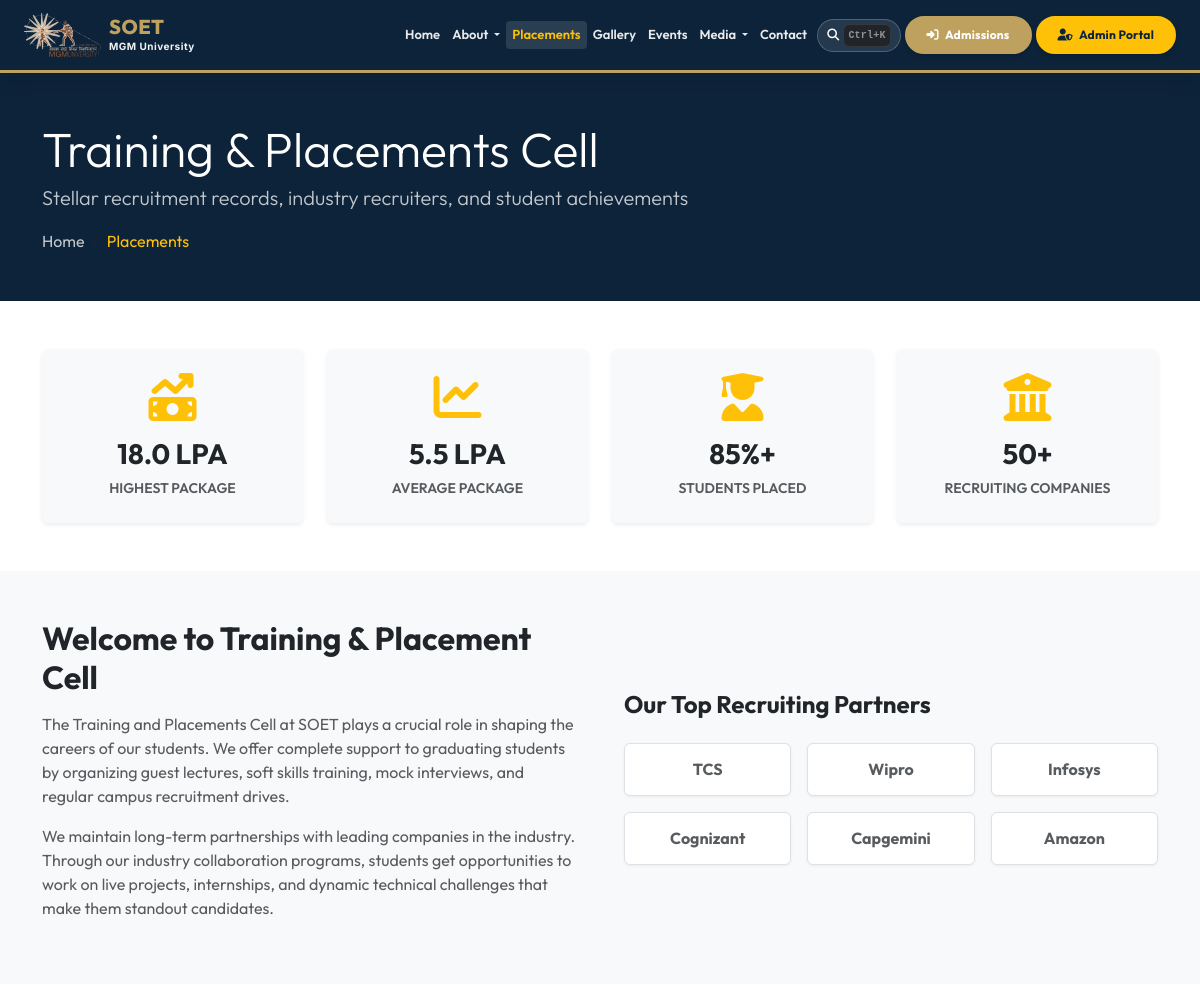
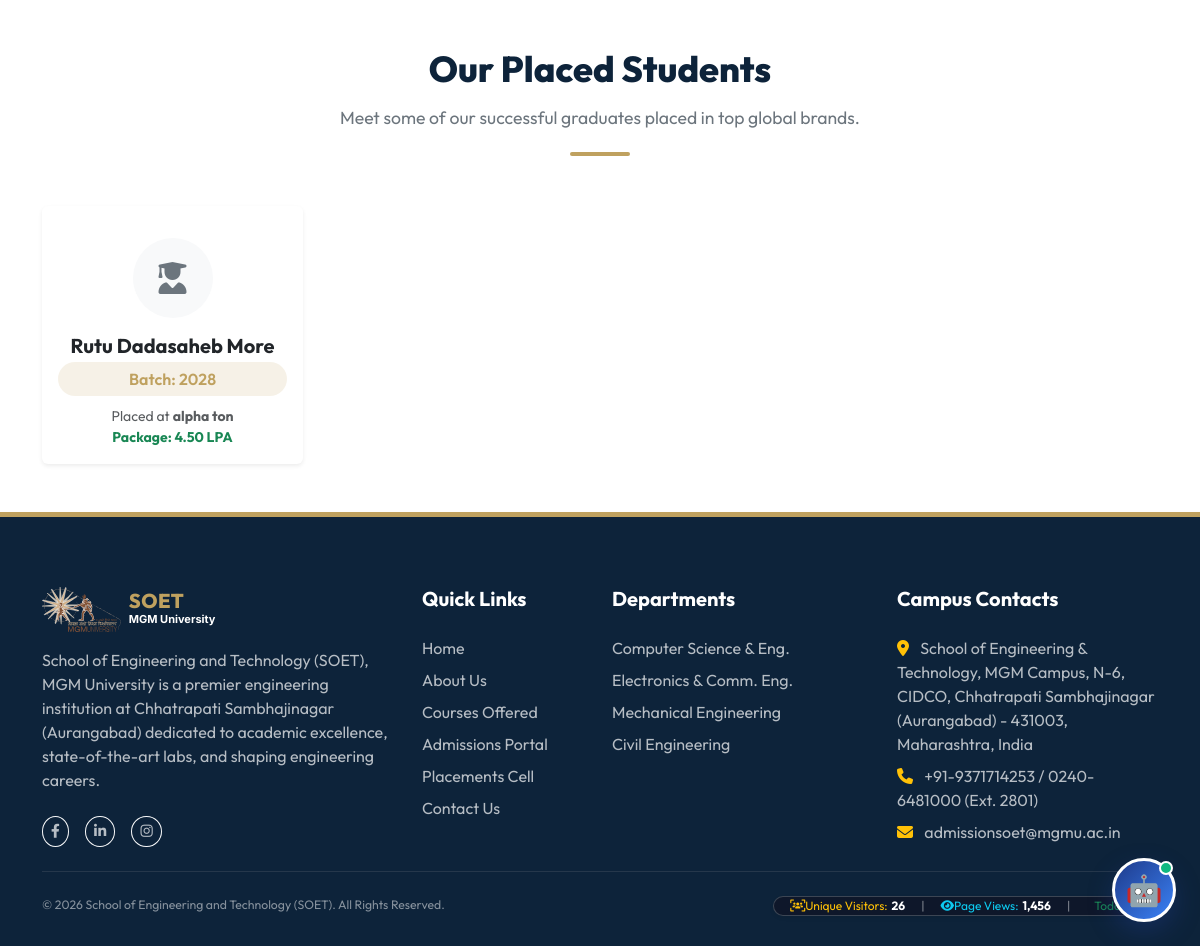
Page /placements.php on the committed database (2 pictures, top to bottom).
### tables this page shows
CREATE TABLE `navigation_menu` (
  `id` int(11) NOT NULL AUTO_INCREMENT,
  `title` varchar(100) NOT NULL,
  `url` varchar(255) NOT NULL,
  `target` varchar(20) DEFAULT '_self',
  `icon` varchar(50) DEFAULT NULL,
  `parent_id` int(11) DEFAULT NULL,
  `sort_order` int(11) DEFAULT 0,
  `is_active` tinyint(1) DEFAULT 1,
  `is_system` tinyint(1) DEFAULT 0,
  `created_at` timestamp NOT NULL DEFAULT current_timestamp(),
  `updated_at` timestamp NOT NULL DEFAULT current_timestamp() ON UPDATE current_timestamp(),
  PRIMARY KEY (`id`),
  KEY `parent_id` (`parent_id`),
  CONSTRAINT `navigation_menu_ibfk_1` FOREIGN KEY (`parent_id`) REFERENCES `navigation_menu` (`id`) ON DELETE CASCADE
);

CREATE TABLE `placements` (
  `id` int(11) NOT NULL AUTO_INCREMENT,
  `student_name` varchar(100) NOT NULL,
  `department_id` int(11) NOT NULL,
  `course_id` int(11) NOT NULL,
  `company_name` varchar(100) NOT NULL,
  `package_lpa` decimal(5,2) NOT NULL,
  `placement_year` int(11) NOT NULL,
  `student_image` varchar(255) DEFAULT NULL,
  `is_active` tinyint(1) DEFAULT 1,
  `created_at` timestamp NOT NULL DEFAULT current_timestamp(),
  PRIMARY KEY (`id`),
  KEY `department_id` (`department_id`),
  KEY `course_id` (`course_id`),
  CONSTRAINT `placements_ibfk_1` FOREIGN KEY (`department_id`) REFERENCES `departments` (`id`) ON DELETE CASCADE,
  CONSTRAINT `placements_ibfk_2` FOREIGN KEY (`course_id`) REFERENCES `courses` (`id`) ON DELETE CASCADE
);

### placements.php (the view, shortened to what the rows shown need)
<?php
include_once __DIR__ . '/includes/header.php';
$cms = new ContentManager();
$settings = $cms->getSiteSettings();
$placements_bg = !empty($settings['placements_hero_image']) ? uploadUrl('settings', $settings['placements_hero_image']) : null;
$placements = $cms->getPlacements();
?>
<div class="py-5 text-white mb-5 position-relative overflow-hidden" style="<?php echo $placements_bg ? "background: linear-gradient(rgba(15, 23, 42, 0.8), rgba(15, 23, 42, 0.8)), url('{$placements_bg}') center/cover no-repeat;" : "background-color: var(--primary-color);"; ?>">
    <div class="container position-relative z-1">
        <h1 class="fw-extrabold mb-1 text-white display-5">Training & Placements Cell</h1>
    </div>
</div>
<div class="bg-light py-5 mb-5">
    <div class="container">
        <div class="row g-5 align-items-center">
            <div class="col-lg-6">
                <h2 class="fw-bold text-primary-color mb-3">Welcome to Training & Placement Cell</h2>
            </div>
        </div>
    </div>
</div>
<div class="container mb-5">
    <div class="section-header">
        <h2>Our Placed Students</h2>
    </div>
    <div class="row g-4">
        <?php if (empty($placements)): ?>
            <div class="col-md-4">
                <div class="card border-0 shadow-sm p-3 text-center">
                    <div class="d-flex align-items-center justify-content-center bg-light rounded-circle mx-auto my-3" style="width: 80px; height: 80px;">
                        <i class="fa-solid fa-user-graduate fa-2x text-secondary"></i>
                    </div>
                    <h5 class="fw-bold text-primary-color mb-1">Rohan Gupta</h5>
                    <span class="placement-badge">B.Tech CSE - 2026</span>
                    <p class="mb-0 text-muted small">Placed at <strong>Amazon</strong></p>
                    <p class="fw-bold text-success small mb-0">Package: 12.5 LPA</p>
                </div>
            </div>
            <div class="col-md-4">
                <div class="card border-0 shadow-sm p-3 text-center">
                    <div class="d-flex align-items-center justify-content-center bg-light rounded-circle mx-auto my-3" style="width: 80px; height: 80px;">
                        <i class="fa-solid fa-user-graduate fa-2x text-secondary"></i>
                    </div>
                    <h5 class="fw-bold text-primary-color mb-1">Priya Sharma</h5>
                    <span class="placement-badge">B.Tech CSE - 2026</span>
                    <p class="mb-0 text-muted small">Placed at <strong>Infosys</strong></p>
                    <p class="fw-bold text-success small mb-0">Package: 5.5 LPA</p>
                </div>
            </div>
            <div class="col-md-4">
                <div class="card border-0 shadow-sm p-3 text-center">
                    <div class="d-flex align-items-center justify-content-center bg-light rounded-circle mx-auto my-3" style="width: 80px; height: 80px;">
                        <i class="fa-solid fa-user-graduate fa-2x text-secondary"></i>
                    </div>
                    <h5 class="fw-bold text-primary-color mb-1">Amit Sen</h5>
                    <span class="placement-badge">B.Tech ECE - 2026</span>
                    <p class="mb-0 text-muted small">Placed at <strong>Wipro</strong></p>
                    <p class="fw-bold text-success small mb-0">Package: 4.8 LPA</p>
                </div>
            </div>
        <?php else: ?>
            <?php foreach ($placements as $pl): ?>
                <div class="col-md-3">
                    <div class="card border-0 shadow-sm p-3 text-center h-100">
                        <div class="d-flex align-items-center justify-content-center bg-light rounded-circle mx-auto my-3" style="width: 80px; height: 80px; overflow: hidden;">
                            <i class="fa-solid fa-user-graduate fa-2x text-secondary"></i>
                        </div>
                        <h5 class="fw-bold text-primary-color mb-1"><?php echo htmlspecialchars($pl['student_name']); ?></h5>
                        <span class="placement-badge">Batch: <?php echo $pl['placement_year']; ?></span>
                        <p class="mb-0 text-muted small">Placed at <strong><?php echo htmlspecialchars($pl['company_name']); ?></strong></p>
                        <p class="fw-bold text-success small mb-0">Package: <?php echo $pl['package_lpa']; ?> LPA</p>
                    </div>
                </div>
            <?php endforeach; ?>
        <?php endif; ?>
    </div>
</div>
<?php include_once __DIR__ . '/includes/footer.php'; ?>

### includes/header.php (shortened to what the rows shown need)
<?php
$current_page = basename($_SERVER['PHP_SELF'] ?? '');
?>
<!DOCTYPE html>
<html lang="en">
<head>
    <link href="https://cdn.jsdelivr.net/npm/bootstrap@5.3.0/dist/css/bootstrap.min.css" rel="stylesheet">
    <link href="https://cdnjs.cloudflare.com/ajax/libs/font-awesome/6.4.0/css/all.min.css" rel="stylesheet">
    <link href="<?php echo APP_URL; ?>/assets/css/style.css" rel="stylesheet">
</head>
<body>
<?php
$header_db = Database::getInstance();
$dbNavMain = [];
$dbNavSubGrouped = [];
try {
    $dbNavMain = $header_db->fetchAll("SELECT * FROM navigation_menu WHERE parent_id IS NULL AND is_active = 1 ORDER BY sort_order ASC, title ASC");
    $dbNavSubAll = $header_db->fetchAll("SELECT * FROM navigation_menu WHERE parent_id IS NOT NULL AND is_active = 1 ORDER BY sort_order ASC, title ASC");
    foreach ($dbNavSubAll as $sub) {
        $dbNavSubGrouped[$sub['parent_id']][] = $sub;
    }
} catch (Exception $e) {
    $dbNavMain = [];
}
?>
<nav class="navbar navbar-expand-xl navbar-dark sticky-top py-2" style="border-bottom: 3px solid var(--secondary-color); box-shadow: 0 4px 20px rgba(0,0,0,0.15); background-color: var(--primary-color);">
    <div class="container-fluid px-2 px-md-3 px-xl-4">
        <div class="collapse navbar-collapse" id="mainNavbar">
            <ul class="navbar-nav ms-auto mb-2 mb-xl-0 align-items-center gap-0.5">
                <?php if (!empty($dbNavMain)): ?>
                    <?php foreach ($dbNavMain as $mainNav): ?>
                        <?php
                            $hasSub = isset($dbNavSubGrouped[$mainNav['id']]);
                            $is_active = ($current_page === $mainNav['url']);
                            $target = !empty($mainNav['target']) ? $mainNav['target'] : '_self';
                            $url = (strpos($mainNav['url'], 'http') === 0 || strpos($mainNav['url'], 'javascript:') === 0 || $mainNav['url'] === '#')
                                ? $mainNav['url']
                                : APP_URL . '/' . ltrim($mainNav['url'], '/');
                        ?>
                        <?php if ($hasSub): ?>
                            <?php
                                $subUrls = array_map(function($s) { return $s['url']; }, $dbNavSubGrouped[$mainNav['id']]);
                                $dropdownActive = in_array($current_page, $subUrls);
                            ?>
                            <li class="nav-item dropdown">
                                <a class="nav-link dropdown-toggle <?php echo $dropdownActive ? 'active' : ''; ?>" href="#" id="dropdownNav<?php echo $mainNav['id']; ?>" role="button" data-bs-toggle="dropdown" aria-expanded="false">
                                    <?php echo htmlspecialchars($mainNav['title']); ?>
                                </a>
                            </li>
                        <?php else: ?>
                            <li class="nav-item">
                                <a class="nav-link <?php echo $is_active ? 'active' : ''; ?>" href="<?php echo $url; ?>" target="<?php echo $target; ?>">
                                    <?php echo htmlspecialchars($mainNav['title']); ?>
                                </a>
                            </li>
                        <?php endif; ?>
                    <?php endforeach; ?>
                <?php endif; ?>
            </ul>
        </div>
    </div>
</nav>

### rows in the picture
navigation_menu: title "Home"
navigation_menu: title "About"
navigation_menu: title "Placements"
navigation_menu: title "Gallery"
navigation_menu: title "Events"
navigation_menu: title "Media"
navigation_menu: title "Contact"
placements: student_name "Rutu Dadasaheb More", placement_year "2028", company_name "alpha ton", package_lpa "4.50"

### other values in the picture
$col_addr "School of Engineering & Technology, MGM Campus, N-6, CIDCO, Chhatrapati Sambhajinagar (Aurangabad) - 431003, Maharashtra, India"
$col_phone "+91-9371714253 / 0240-6481000 (Ext. 2801)"
$col_email "admissionsoet@mgmu.ac.in"
$col_name "School of Engineering and Technology (SOET)"
$totalVisitors "26"
$totalViews "1,456"
$todayVisitors "2"
